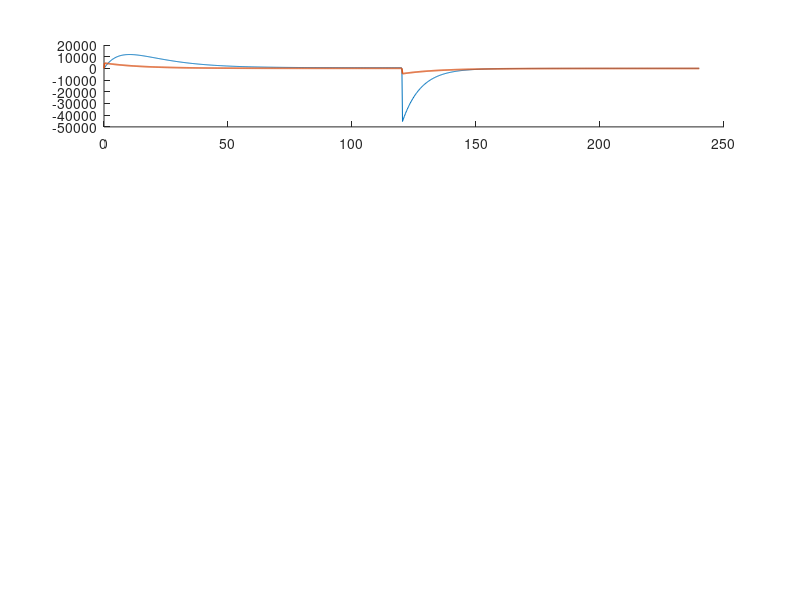

The MATLAB source for this figure: (Note: this script raises an error after producing the figure.)

clc
clear 
close all

%% EMULACION FLYWHEEL CON PMDCM - CICLO COMPLETO con descarga Vout constante 48 V

load('Data_cicloCD_Vcte.mat');

i = dataVcte.i;
v = dataVcte.v;
w = dataVcte.w;
Pe = dataVcte.Pe;
Pm = dataVcte.Pm;
E = dataVcte.E;
t = dataVcte.t;

J = 0.123;
P_ss = 56;
w_ss = 7296.67611231985;
E_max = 0.5*J*w_ss*w_ss;

Fig_ciclo_Vte = figure;
figure (Fig_ciclo_Vte);

%% COMPORTAMIENTO DE LA POTENCIA CARGA / STORAGE MODE

subplot(4,1,1)

hold on
plot(t,Pm,t,Pe,'LineWidth',1.2);
yline(P_ss,'-.','LineWidth',1.2)           % Potencia en estado estable
title('Comportamiento Potencia');
xlabel('t [s]'); 
ylabel('P [W]');
legend('P_{mec}','P_{elec}','P_{ss}');
legend('Location','southeast');

text(50,-7500,'P_{ss} \cong 56 W')

grid on

%% COMPORTAMIENTO DE LA ENERGIA CARGA / STORAGE MODE

subplot(4,1,2)

hold on
plot(t,E,'LineWidth',1.2)
yline(E_max,'-.','LineWidth',1.2)           % Energía máxima
title('Energía de la Flywheel');
xlabel('t [s]'); 
ylabel('E [J]');
legend('E (t)','E_{max}' );
legend('Location','east');

text(50,2643000,'E_{max} \cong 3.27 MJ')

grid on

%% COMPORTAMIENTO DE VELOCIDAD ANGULAR CARGA STORORING MODE

subplot(4,1,3)

hold on
plot(t,w,'LineWidth',1.2)
yline(w_ss,'-.','LineWidth',1.2)           % velocidad angular en estado estable
title('Velocidad angular \omega(t)');
xlabel('t [s]'); 
ylabel('\omega [rpm]');
legend('\omega (t)','\omega_{ss}' );
legend('Location','east');

text(50,6000,'\omega_{ss} \cong 7296.6 rpm')

grid on

%% COMPORTAMIENTO DE LA POTENCIA CORRIENTE Y LA TENSIÓN

subplot(4,1,4)

hold on
plot(t,v,t,i,'LineWidth',1.2);

title('Comportamiento Tensión y Corriente');
xlabel('t [s]'); 
ylabel('V[V] i[A]');
legend('V(t)','i(t)');
legend('Location','southeast');

grid on


